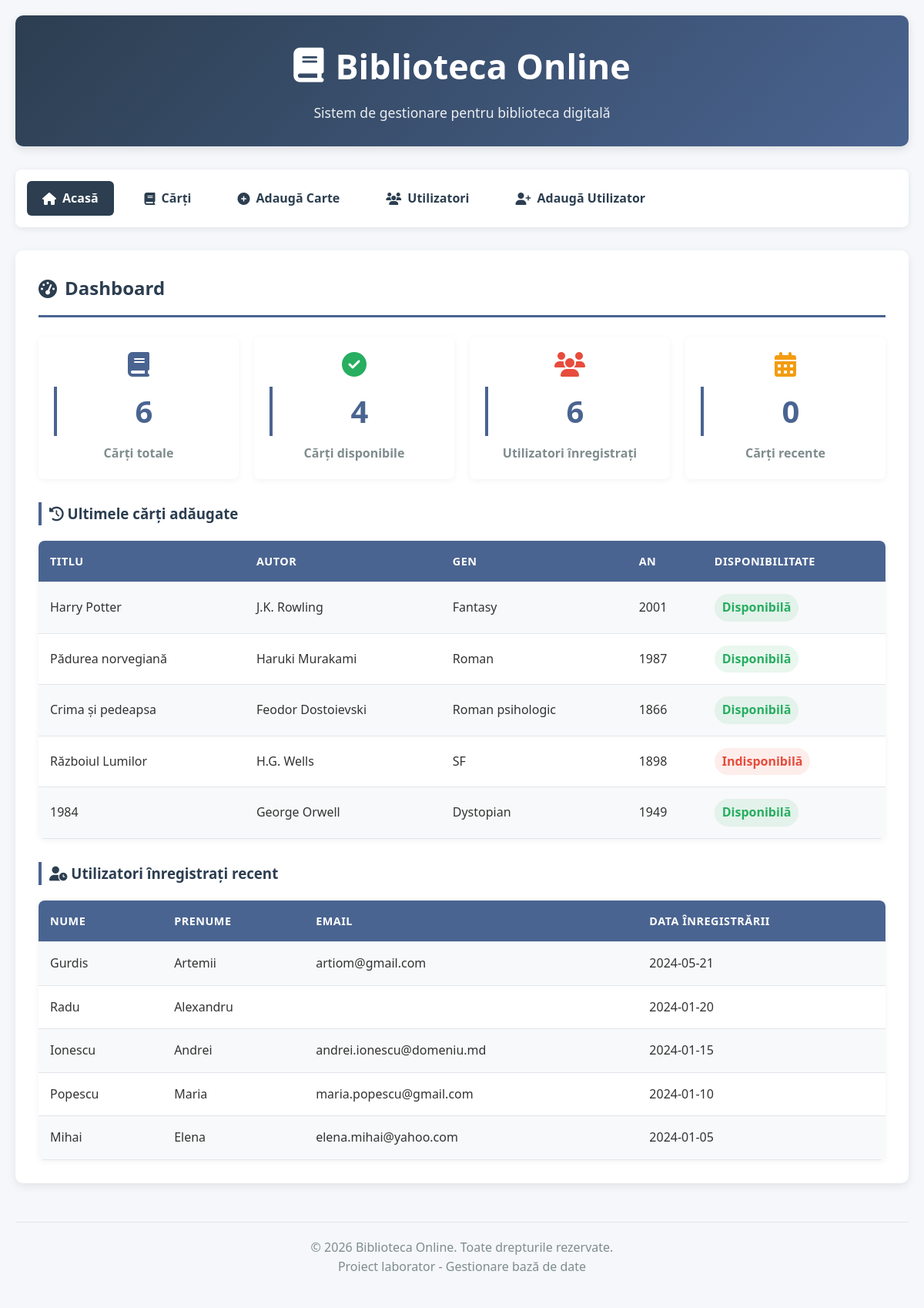
The page / on the database its author committed.
### tables this page shows
CREATE TABLE `carti_biblioteca` (
  `id` int(11) NOT NULL,
  `titlu_carte` varchar(255) NOT NULL,
  `autor` varchar(255) DEFAULT NULL,
  `gen_literar` varchar(100) DEFAULT NULL,
  `an_publicare` int(11) DEFAULT NULL,
  `nr_pagini` int(11) DEFAULT NULL,
  `descriere` text DEFAULT NULL,
  `stare_disponibilitate` tinyint(1) DEFAULT 1
);

CREATE TABLE `utilizatori` (
  `id` int(11) NOT NULL,
  `nume` varchar(100) NOT NULL,
  `prenume` varchar(100) NOT NULL,
  `email` varchar(255) DEFAULT NULL,
  `nr_telefon` varchar(20) DEFAULT NULL,
  `data_inregistrare` date DEFAULT curdate()
);

### pagina_acasa.php (the view)
<?php
$statistici = [];
$sql = "SELECT COUNT(*) as total FROM carti_biblioteca";
$result = $conn->query($sql);
$row = $result->fetch_assoc();
$statistici['carti_total'] = $row['total'];
$sql = "SELECT COUNT(*) as disponibile FROM carti_biblioteca WHERE stare_disponibilitate = 1";
$result = $conn->query($sql);
$row = $result->fetch_assoc();
$statistici['carti_disponibile'] = $row['disponibile'];
$sql = "SELECT COUNT(*) as total FROM utilizatori";
$result = $conn->query($sql);
$row = $result->fetch_assoc();
$statistici['utilizatori_total'] = $row['total'];
$sql = "SELECT COUNT(*) as recente FROM carti_biblioteca WHERE an_publicare >= YEAR(CURDATE())";
$result = $conn->query($sql);
$row = $result->fetch_assoc();
$statistici['carti_recente'] = $row['recente'];
?>
<div class="section">
    <h2><i class="fas fa-tachometer-alt"></i> Dashboard</h2>
    <div class="stats">
        <div class="stat-card">
            <i class="fas fa-book fa-2x" style="color: #4a6491;"></i>
            <h3><?php echo $statistici['carti_total']; ?></h3>
            <p>Cărți totale</p>
        </div>
        <div class="stat-card">
            <i class="fas fa-check-circle fa-2x" style="color: #27ae60;"></i>
            <h3><?php echo $statistici['carti_disponibile']; ?></h3>
            <p>Cărți disponibile</p>
        </div>
        <div class="stat-card">
            <i class="fas fa-users fa-2x" style="color: #e74c3c;"></i>
            <h3><?php echo $statistici['utilizatori_total']; ?></h3>
            <p>Utilizatori înregistrați</p>
        </div>
        <div class="stat-card">
            <i class="fas fa-calendar-alt fa-2x" style="color: #f39c12;"></i>
            <h3><?php echo $statistici['carti_recente']; ?></h3>
            <p>Cărți recente</p>
        </div>
    </div>
    <h3><i class="fas fa-history"></i> Ultimele cărți adăugate</h3>
    <table>
        <tr>
            <th>Titlu</th>
            <th>Autor</th>
            <th>Gen</th>
            <th>An</th>
            <th>Disponibilitate</th>
        </tr>
        <?php
        $sql = "SELECT * FROM carti_biblioteca ORDER BY id DESC LIMIT 5";
        $result = $conn->query($sql);
        if ($result->num_rows > 0) {
            while($row = $result->fetch_assoc()) {
                $disponibilitate = $row['stare_disponibilitate'] ?
                    '<span class="available">Disponibilă</span>' :
                    '<span class="unavailable">Indisponibilă</span>';
                echo "<tr>
                        <td>{$row['titlu_carte']}</td>
                        <td>{$row['autor']}</td>
                        <td>{$row['gen_literar']}</td>
                        <td>{$row['an_publicare']}</td>
                        <td>{$disponibilitate}</td>
                      </tr>";
            }
        } else {
            echo "<tr><td colspan='5'>Nu există cărți în bibliotecă</td></tr>";
        }
        ?>
    </table>
    <h3 style="margin-top: 30px;"><i class="fas fa-user-clock"></i> Utilizatori înregistrați recent</h3>
    <table>
        <tr>
            <th>Nume</th>
            <th>Prenume</th>
            <th>Email</th>
            <th>Data înregistrării</th>
        </tr>
        <?php
        $sql = "SELECT * FROM utilizatori ORDER BY data_inregistrare DESC LIMIT 5";
        $result = $conn->query($sql);
        if ($result->num_rows > 0) {
            while($row = $result->fetch_assoc()) {
                echo "<tr>
                        <td>{$row['nume']}</td>
                        <td>{$row['prenume']}</td>
                        <td>{$row['email']}</td>
                        <td>{$row['data_inregistrare']}</td>
                      </tr>";
            }
        } else {
            echo "<tr><td colspan='4'>Nu există utilizatori înregistrați</td></tr>";
        }
        ?>
    </table>
</div>

### index.php (shortened to what this page needs)
<?php
require_once 'connection.php';
$pagina = isset($_GET['pagina']) ? $_GET['pagina'] : 'acasa';
?>
<!DOCTYPE html>
<html lang="ro">
<head>
    <link rel="stylesheet" href="style.css">
    <link rel="stylesheet" href="https://cdnjs.cloudflare.com/ajax/libs/font-awesome/6.4.0/css/all.min.css">
</head>
<body>
    <div class="container">
        <header class="header">
            <h1><i class="fas fa-book"></i> Biblioteca Online</h1>
            <p>Sistem de gestionare pentru biblioteca digitală</p>
        </header>
        <nav class="nav-menu">
            <ul>
                <li><a href="index.php?pagina=acasa" class="<?php echo $pagina == 'acasa' ? 'active' : ''; ?>">
                    <i class="fas fa-home"></i> Acasă
                </a></li>
                <li><a href="index.php?pagina=carti" class="<?php echo $pagina == 'carti' ? 'active' : ''; ?>">
                    <i class="fas fa-book"></i> Cărți
                </a></li>
                <li><a href="index.php?pagina=adauga_carte" class="<?php echo $pagina == 'adauga_carte' ? 'active' : ''; ?>">
                    <i class="fas fa-plus-circle"></i> Adaugă Carte
                </a></li>
                <li><a href="index.php?pagina=utilizatori" class="<?php echo $pagina == 'utilizatori' ? 'active' : ''; ?>">
                    <i class="fas fa-users"></i> Utilizatori
                </a></li>
                <li><a href="index.php?pagina=adauga_utilizator" class="<?php echo $pagina == 'adauga_utilizator' ? 'active' : ''; ?>">
                    <i class="fas fa-user-plus"></i> Adaugă Utilizator
                </a></li>
            </ul>
        </nav>
        <main>
            <?php
            switch ($pagina) {
                case 'acasa':
                    include 'pagina_acasa.php';
                    break;
            }
            ?>
        </main>
        <footer class="footer">
            <p>© <?php echo date('Y'); ?> Biblioteca Online. Toate drepturile rezervate.</p>
            <p>Proiect laborator - Gestionare bază de date</p>
        </footer>
    </div>
</body>
</html>

### style.css (style rules this page uses)
* { margin: 0; padding: 0; box-sizing: border-box; }
body { font-family: 'Segoe UI', Tahoma, Geneva, Verdana, sans-serif; line-height: 1.6; margin: 0; background-color: #f5f7fa; color: #333; }
.container { max-width: 1200px; margin: 0 auto; padding: 20px; }
.header { background: linear-gradient(135deg, #2c3e50, #4a6491); color: white; padding: 30px 0; border-radius: 10px; margin-bottom: 30px; text-align: center; box-shadow: 0 4px 12px rgba(0,0,0,0.1); }
.header h1 { font-size: 2.8rem; margin-bottom: 10px; display: flex; align-items: center; justify-content: center; gap: 15px; }
.header p { font-size: 1.1rem; opacity: 0.9; }
.nav-menu { background: white; border-radius: 8px; padding: 15px; margin-bottom: 30px; box-shadow: 0 2px 8px rgba(0,0,0,0.08); }
.nav-menu ul { display: flex; list-style: none; gap: 20px; flex-wrap: wrap; }
.nav-menu a { text-decoration: none; color: #2c3e50; padding: 10px 20px; border-radius: 6px; transition: all 0.3s ease; font-weight: 600; display: flex; align-items: center; gap: 8px; }
.nav-menu a.active { background-color: #2c3e50; color: white; }
.section { background: white; border-radius: 10px; padding: 30px; margin-bottom: 30px; box-shadow: 0 4px 12px rgba(0,0,0,0.08); }
.section h2 { color: #2c3e50; border-bottom: 3px solid #4a6491; padding-bottom: 15px; margin-bottom: 25px; display: flex; align-items: center; gap: 10px; }
.section h3 { color: #2c3e50; margin: 25px 0 15px 0; padding-left: 10px; border-left: 4px solid #4a6491; }
table { width: 100%; border-collapse: separate; border-spacing: 0; margin-top: 20px; border-radius: 8px; overflow: hidden; box-shadow: 0 2px 8px rgba(0,0,0,0.05); }
th, td { padding: 15px; text-align: left; border-bottom: 1px solid #e1e5eb; }
th { background-color: #4a6491; color: white; font-weight: 600; text-transform: uppercase; font-size: 0.9rem; letter-spacing: 0.5px; }
tr { transition: background-color 0.2s ease; }
tr:nth-child(even) { background-color: #f8f9fa; }
.available { color: #27ae60; font-weight: 600; background-color: rgba(39, 174, 96, 0.1); padding: 5px 10px; border-radius: 20px; display: inline-block; }
.unavailable { color: #e74c3c; font-weight: 600; background-color: rgba(231, 76, 60, 0.1); padding: 5px 10px; border-radius: 20px; display: inline-block; }
.stats { display: grid; grid-template-columns: repeat(auto-fit, minmax(200px, 1fr)); gap: 20px; margin-bottom: 30px; }
.stat-card { background: white; padding: 20px; border-radius: 8px; text-align: center; box-shadow: 0 2px 8px rgba(0,0,0,0.05); transition: transform 0.3s ease; }
.stat-card h3 { font-size: 2.5rem; color: #4a6491; margin: 10px 0; }
.stat-card p { color: #7f8c8d; font-weight: 600; }
.footer { text-align: center; margin-top: 50px; padding: 20px; color: #7f8c8d; border-top: 1px solid #e1e5eb; }

### rows shown on the page
carti_biblioteca: titlu_carte "Harry Potter", autor "J.K. Rowling", gen_literar "Fantasy", an_publicare "2001", stare_disponibilitate "Disponibilă"
carti_biblioteca: titlu_carte "Pădurea norvegiană", autor "Haruki Murakami", gen_literar "Roman", an_publicare "1987", stare_disponibilitate "Disponibilă"
carti_biblioteca: titlu_carte "Crima și pedeapsa", autor "Feodor Dostoievski", gen_literar "Roman psihologic", an_publicare "1866", stare_disponibilitate "Disponibilă"
carti_biblioteca: titlu_carte "Războiul Lumilor", autor "H.G. Wells", gen_literar "SF", an_publicare "1898", stare_disponibilitate "Indisponibilă"
carti_biblioteca: titlu_carte "1984", autor "George Orwell", gen_literar "Dystopian", an_publicare "1949", stare_disponibilitate "Disponibilă"
utilizatori: nume "Gurdis", prenume "Artemii", email "artiom@gmail.com", data_inregistrare "2024-05-21"
utilizatori: nume "Radu", prenume "Alexandru", data_inregistrare "2024-01-20"
utilizatori: nume "Ionescu", prenume "Andrei", email "andrei.ionescu@domeniu.md", data_inregistrare "2024-01-15"
utilizatori: nume "Popescu", prenume "Maria", email "maria.popescu@gmail.com", data_inregistrare "2024-01-10"
utilizatori: nume "Mihai", prenume "Elena", email "elena.mihai@yahoo.com", data_inregistrare "2024-01-05"

### other values the page prints
$statistici['carti_total'] "6"
$statistici['carti_disponibile'] "4"
$statistici['utilizatori_total'] "6"
$statistici['carti_recente'] "0"
